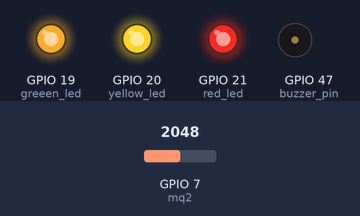
Bench run of a sketch on a simulated ESP32-S3. Parts: output pins drawn as LEDs (lit = HIGH), buzzer (waves = sounding). Inputs (shaded band) come from the test bench; at power-on: GPIO 7 (mq2) = 2048. What the sketch prints to the serial monitor is not drawn.

Above: at 0.1 s.
At 120.1 s:
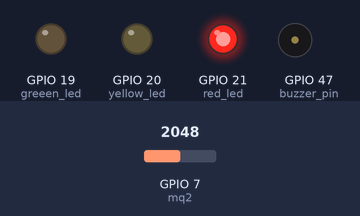
Timing chart, 0 to 121.6 s (numbered marks = the images above):
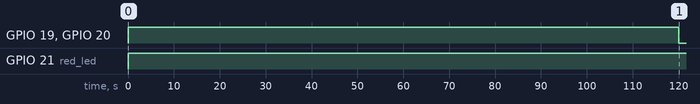

The sketch:

Gas-Leak-Detection-Code.ino
```cpp
//pin configuration in esp32s3

int greeen_led = 19;
int yellow_led = 20;
int red_led = 21;
int buzzer_pin = 47;
int mq2 = 7;

//gas threshold value

int gas_limit0 = 630;
int gas_limit1 = 1600;

unsigned long initial_delay = 120000;
unsigned long current_time = 0;
//function for led on and off

void led(int green, int yellow, int red){
  digitalWrite(greeen_led, green);
  digitalWrite(yellow_led, yellow);
  digitalWrite(red_led, red);
  }


void setup() {

  pinMode(greeen_led, OUTPUT);
  pinMode(yellow_led,OUTPUT);
  pinMode(red_led, OUTPUT);
  pinMode(buzzer_pin, OUTPUT);

Serial.begin(115200);
}

void loop() {

  current_time = millis();
int gas_value = analogRead(mq2);  //read gas sensor value

if(current_time > initial_delay)    //heater warmup time milliseconds (2 minutes)
{

  if(gas_value < gas_limit0)  //safe condition
  {
    led(HIGH, LOW, LOW);
    Serial.println("No gas leak");
  }

  else if (gas_value > gas_limit0 && gas_value < gas_limit1)    //warning condition
  {
    Serial.println("gas detected");
    Serial.println(gas_value);
    led(LOW, HIGH, LOW);
    tone(buzzer_pin, 5000, 1000);
    noTone(buzzer_pin);
    delay(2500);

  }

  else if (gas_value >= gas_limit1)     //alert condition
  {
    Serial.println(" !!  ALERT !!   gas leak");
    Serial.println(gas_value);
    led(LOW, LOW, HIGH);
    tone(buzzer_pin, 15000,2500);
    noTone(buzzer_pin);
    delay(1000);

  }
  }

  else{
  led(HIGH, HIGH, HIGH);
  Serial.print("countdown   : ");
  Serial.println(initial_delay - current_time);

  }
}
```

Measured:
- by itself, GPIO 19 (greeen_led), GPIO 20 (yellow_led): LOW → HIGH at 0.00 s, → LOW 120 s later
- by itself, GPIO 21 (red_led): LOW → HIGH at 0.00 s
